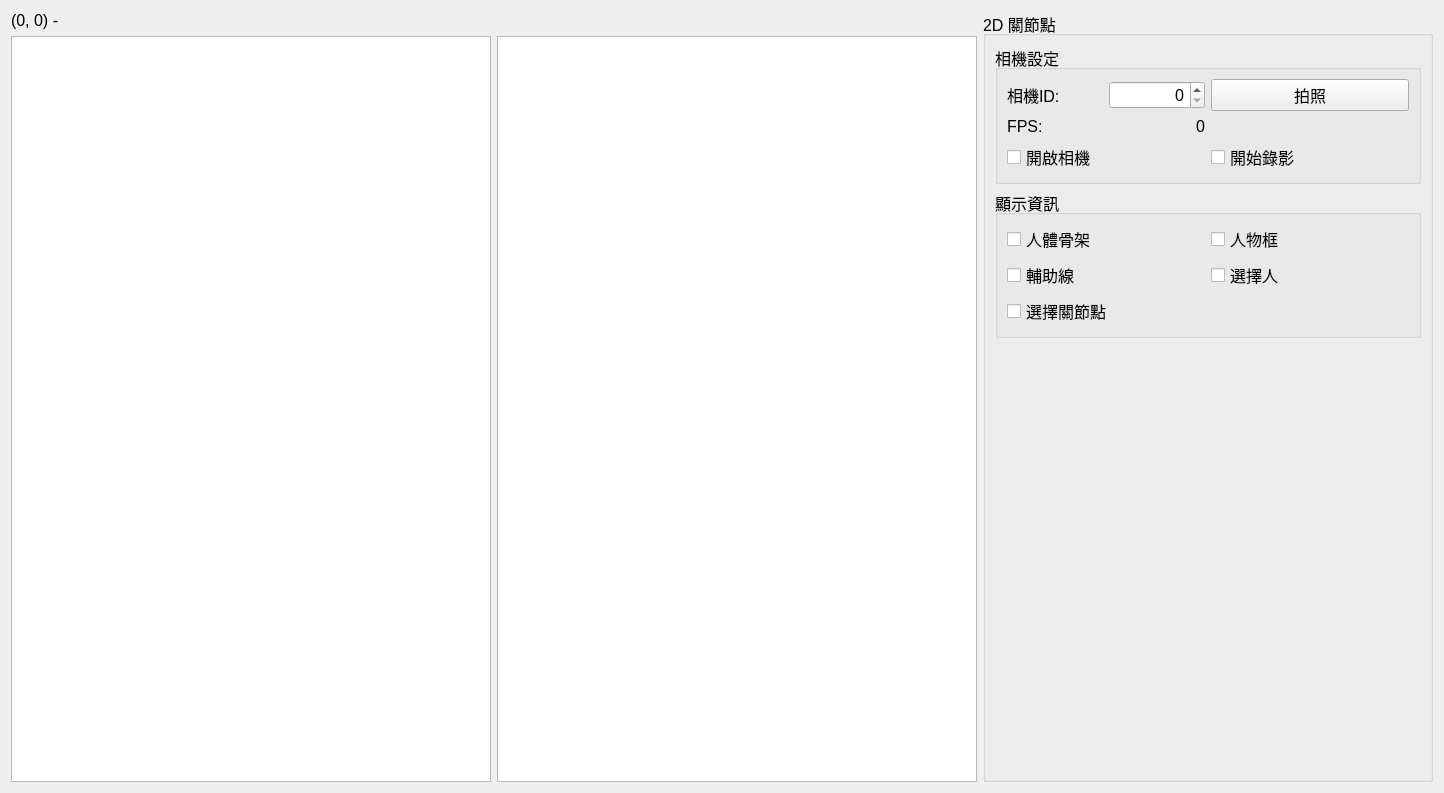
<?xml version="1.0" encoding="UTF-8"?>
<ui version="4.0">
 <class>camera_ui</class>
 <widget class="QWidget" name="camera_ui">
  <property name="geometry">
   <rect>
    <x>0</x>
    <y>0</y>
    <width>1444</width>
    <height>793</height>
   </rect>
  </property>
  <property name="windowTitle">
   <string>Form</string>
  </property>
  <layout class="QHBoxLayout" name="horizontalLayout_4">
   <item>
    <layout class="QVBoxLayout" name="verticalLayout">
     <item>
      <widget class="QLabel" name="ResolutionLabel">
       <property name="maximumSize">
        <size>
         <width>16777215</width>
         <height>30</height>
        </size>
       </property>
       <property name="font">
        <font>
         <family>Arial</family>
         <pointsize>12</pointsize>
        </font>
       </property>
       <property name="text">
        <string>(0, 0) - </string>
       </property>
      </widget>
     </item>
     <item>
      <layout class="QHBoxLayout" name="horizontalLayout_2">
       <item>
        <widget class="QGraphicsView" name="FrameView">
         <property name="minimumSize">
          <size>
           <width>480</width>
           <height>360</height>
          </size>
         </property>
        </widget>
       </item>
       <item>
        <widget class="QGraphicsView" name="FrameView_2">
         <property name="minimumSize">
          <size>
           <width>480</width>
           <height>360</height>
          </size>
         </property>
        </widget>
       </item>
      </layout>
     </item>
    </layout>
   </item>
   <item>
    <widget class="QGroupBox" name="settingGroupBox">
     <property name="minimumSize">
      <size>
       <width>450</width>
       <height>625</height>
      </size>
     </property>
     <property name="maximumSize">
      <size>
       <width>450</width>
       <height>16777215</height>
      </size>
     </property>
     <property name="font">
      <font>
       <pointsize>12</pointsize>
      </font>
     </property>
     <property name="title">
      <string>2D 關節點</string>
     </property>
     <layout class="QVBoxLayout" name="verticalLayout_7">
      <item>
       <widget class="QGroupBox" name="CameraSettingGroupBox">
        <property name="title">
         <string>相機設定</string>
        </property>
        <layout class="QGridLayout" name="gridLayout">
         <item row="0" column="0">
          <layout class="QHBoxLayout" name="horizontalLayout">
           <item>
            <widget class="QLabel" name="CameraIdLabel">
             <property name="text">
              <string>相機ID:</string>
             </property>
            </widget>
           </item>
           <item>
            <widget class="QSpinBox" name="CameraIdInput">
             <property name="minimumSize">
              <size>
               <width>0</width>
               <height>0</height>
              </size>
             </property>
             <property name="alignment">
              <set>Qt::AlignRight|Qt::AlignTrailing|Qt::AlignVCenter</set>
             </property>
            </widget>
           </item>
          </layout>
         </item>
         <item row="4" column="0">
          <widget class="QCheckBox" name="cameraCheckBox">
           <property name="text">
            <string>開啟相機</string>
           </property>
          </widget>
         </item>
         <item row="4" column="1">
          <widget class="QCheckBox" name="recordCheckBox">
           <property name="text">
            <string>開始錄影</string>
           </property>
          </widget>
         </item>
         <item row="1" column="0">
          <layout class="QHBoxLayout" name="horizontalLayout_3">
           <item>
            <widget class="QLabel" name="FPSLabel">
             <property name="text">
              <string>FPS:</string>
             </property>
            </widget>
           </item>
           <item>
            <widget class="QLabel" name="FPSInfoLabel">
             <property name="minimumSize">
              <size>
               <width>130</width>
               <height>0</height>
              </size>
             </property>
             <property name="text">
              <string>0</string>
             </property>
             <property name="alignment">
              <set>Qt::AlignRight|Qt::AlignTrailing|Qt::AlignVCenter</set>
             </property>
            </widget>
           </item>
          </layout>
         </item>
         <item row="0" column="1">
          <widget class="QPushButton" name="pictureButton">
           <property name="text">
            <string>拍照</string>
           </property>
          </widget>
         </item>
        </layout>
       </widget>
      </item>
      <item>
       <widget class="QGroupBox" name="displayGroupbox">
        <property name="title">
         <string>顯示資訊</string>
        </property>
        <layout class="QGridLayout" name="gridLayout_2">
         <item row="0" column="0">
          <widget class="QCheckBox" name="showSkeletonCheckBox">
           <property name="enabled">
            <bool>true</bool>
           </property>
           <property name="text">
            <string>人體骨架</string>
           </property>
           <property name="checkable">
            <bool>true</bool>
           </property>
           <property name="checked">
            <bool>false</bool>
           </property>
          </widget>
         </item>
         <item row="1" column="0">
          <widget class="QCheckBox" name="showLineCheckBox">
           <property name="text">
            <string>輔助線</string>
           </property>
          </widget>
         </item>
         <item row="1" column="1">
          <widget class="QCheckBox" name="selectCheckBox">
           <property name="text">
            <string>選擇人</string>
           </property>
          </widget>
         </item>
         <item row="0" column="1">
          <widget class="QCheckBox" name="showBboxCheckBox">
           <property name="text">
            <string>人物框</string>
           </property>
           <property name="checkable">
            <bool>true</bool>
           </property>
           <property name="checked">
            <bool>false</bool>
           </property>
          </widget>
         </item>
         <item row="2" column="0">
          <widget class="QCheckBox" name="selectKptCheckBox">
           <property name="text">
            <string>選擇關節點</string>
           </property>
          </widget>
         </item>
        </layout>
       </widget>
      </item>
      <item>
       <spacer name="verticalSpacer">
        <property name="orientation">
         <enum>Qt::Vertical</enum>
        </property>
        <property name="sizeHint" stdset="0">
         <size>
          <width>20</width>
          <height>40</height>
         </size>
        </property>
       </spacer>
      </item>
     </layout>
    </widget>
   </item>
  </layout>
 </widget>
 <resources/>
 <connections/>
</ui>
